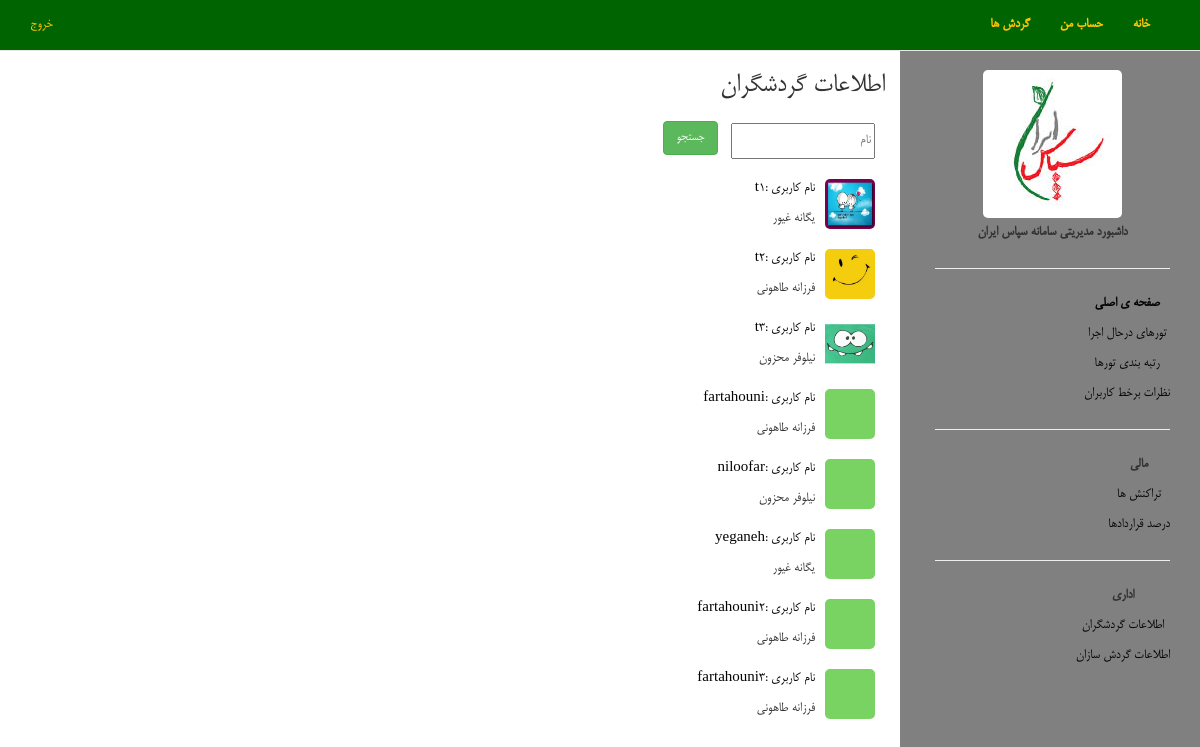
/manager/touristList/, run on an earlier commit of the app's database.
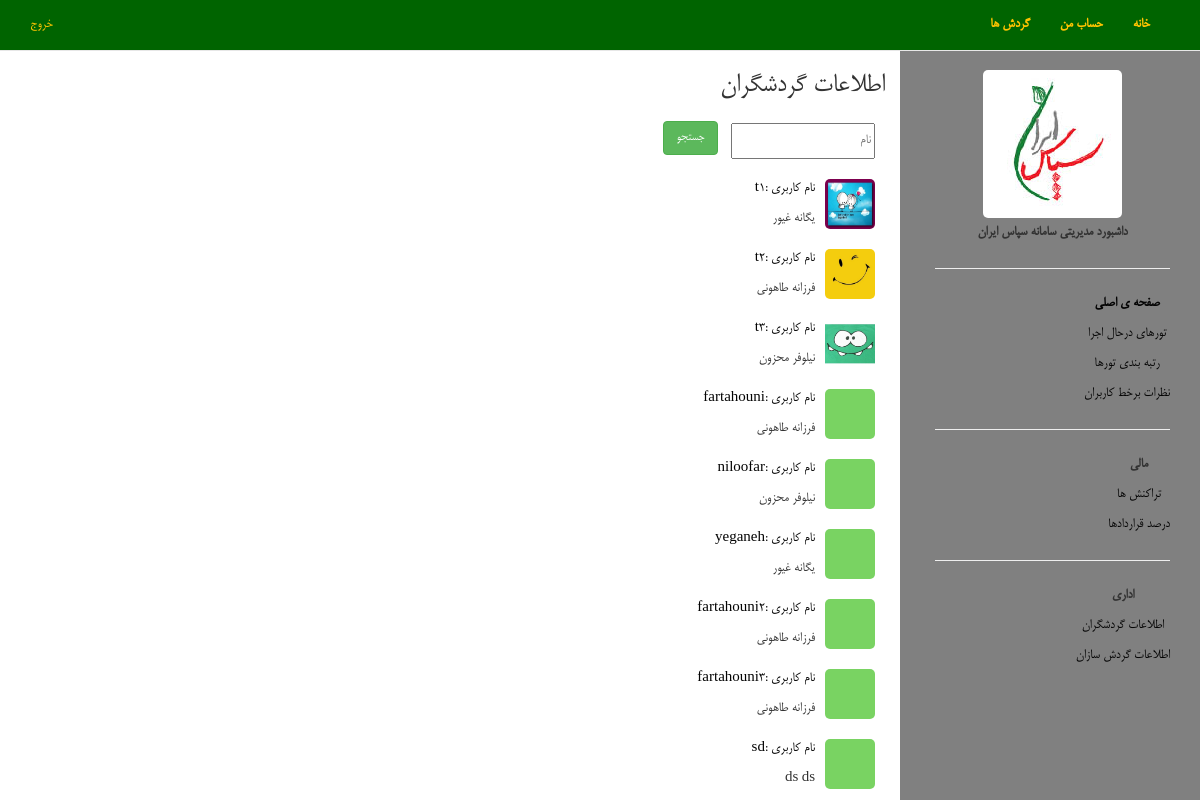
And on a later commit of the database.
### user/models.py (models this page shows, shortened)
class TouristProfile(models.Model):
    user = models.OneToOneField(UserM,related_name='tprofile')
    location = models.CharField(max_length=250, null=True,blank=True)
    birthday = models.DateField(null=True,blank=True)
    gender = models.CharField(max_length=10, choices=GENDER)
    account = models.IntegerField(default=0)
    has_payed = models.BooleanField(default=True)

class UserM(models.Model):
    user = models.OneToOneField(User, related_name='userm')
    register_time = models.DateTimeField(default=datetime.now)
    picture = models.FileField(upload_to="static/user/img/", default="static/user/img/default.jpg" , null=True, blank=True)
    kind = models.CharField(max_length=10, choices=USER_KIND) #? what is this? redundant

### manager_dashboard/views.py (the view)
# urls.py: url(r'touristList/$', 'manager_dashboard.views.showTouristList'),
def showTouristList(request):
    List = TouristProfile.objects.all()
    return render(request, "manager_gardeshgar_info.html", {"header":"گردشگران" ,"list": List})

### manager_dashboard/templates/manager_gardeshgar_info.html (shortened to what this page needs)
{% extends "manager_dashboard.html" %}
{% load staticfiles %}
{% block content_dashboard %}
    <div class="col-md-9">
        <h2>اطلاعات
            {{ header }}</h2>
        {% ifequal header "گردشگران" %}
            <form method="get" action="/manager/tourist/search/">
        {% endifequal %}
        <input type="text" style="margin: 10px" name="username" placeholder="نام">
        <input type="submit" value="جستجو" class="btn btn-success">
        </form>
        <table>
            {% for tourist in list %}
                <tr>
                    <td>
                <span>
                    <img class="tour_image_med" src="/{{ tourist.user.picture }}">
                </span>
                    </td>
                    <td>
                        {% ifequal header "گردشگران" %}
                            <a href="profile/tourist/{{ tourist.user.user.username }}">نام کاربری
                            :{{ tourist.user.user.username }} </a>
                        {% endifequal %}
                        <br>
                        {{ tourist.user.user.first_name }} {{ tourist.user.user.last_name }}
                    </td>
                </tr>
            {% endfor %}
        </table>
    </div>
{% endblock content_dashboard %}

### manager_dashboard/templates/manager_dashboard.html (shortened to what this page needs)
{% extends "manager_base.html" %}
{% load staticfiles %}

### manager_dashboard/templates/manager_base.html (shortened to what this page needs)
{% extends "base.html" %}
{% load staticfiles %}
{% block css %}
    <link rel="stylesheet" type="text/css" href="{% static 'manager_dashboard/css/main.css' %}">
{% endblock %}
{% block manager_content %}
    <div class="finish_nav , rtl ">
        {% block content_dashboard %}
        {% endblock content_dashboard %}
        <div class="col-md-3 right-sidebar">
            <div class="col-md-12">
                <strong>
                    <img class="logo" src="{% static 'manager_dashboard/image/sepas_logo.jpg' %}">
                    <br>
                    داشبورد مدیریتی سامانه سپاس ایران
                </strong>
            </div>
            <div class="col-md-12 ">
                <hr>
                <table>
                    <tr>
                        <td>
                            <strong><a href="/manager/Dashboard/">
                                صفحه ی اصلی
                            </a></strong>
                        </td>
                    </tr>
                    <tr>
                        <td>
                            <a href="/manager/tourLists">
                                تورهای درحال اجرا
                            </a></td>
                    </tr>
                    <tr>
                        <td><a href="/manager/tourRating">
                            رتبه بندی تورها
                        </a></td>
                    </tr>
                    <tr>
                        <td><a href="/manager/OnlineComments/">
                            نظرات برخط کاربران
                        </a></td>
                    </tr>
                </table>
            </div>
            <div class=" col-md-12">
                <hr>
                <table>
                    <tr>
                        <td>
                            <strong>
                                مالی
                            </strong></td>
                    </tr>
                    <tr>
                        <td><a href="/manager/paymentsList/">
                            تراکنش ها
                        </a></td>
                    </tr>
                    <tr>
                        <td><a href="/manager/contractPercent/">
                            درصد قراردادها
                        </a></td>
                    </tr>
                </table>
            </div>
            <div class="col-md-12 ">
                <hr>
                <table>
     <tr>
                        <td>
                            <strong>اداری</strong></td>
                    </tr>
                    <tr>
                        <td><a href="/manager/touristList/">
                            اطلاعات گردشگران
                        </a></td>
                    </tr>
                    <tr>
                        <td><a href="/manager/tourBuilderList/">
                            اطلاعات گردش سازان
                        </a></td>
                    </tr>
                </table>
            </div>
        </div>
    </div>
{% endblock manager_content %}

### templates/base.html (shortened to what this page needs)
{% load staticfiles %}
<!DOCTYPE html>
<html>
<head lang="en">
	<link rel="stylesheet" href="/static/bootstrap-3.3.2-dist/css/bootstrap.min.css">
    <link rel="stylesheet" type="text/css" href="//cdn.jsdelivr.net/bootstrap.daterangepicker/1/daterangepicker-bs3.css" />
	<link rel="stylesheet" type="text/css" href="{% static 'main.css' %}">
    {% block css %}{% endblock %}
</head>
<body>
	<nav class="navbar navbar-default navbar-fixed-top">
      <div class="container-fluid">
          <div class="collapse navbar-collapse">
            <ul class="nav navbar-nav">
                <li><a href="/logout/" style="color:rgb(255,196,0)">خروج</a></li>
            </ul>
            <ul class="nav navbar-nav navbar-right">
                <li><a href="/search/"style="color:rgb(255,196,0);font-weight:bold;"  onmouseover="this.style.color='#d2691e'"onmouseout="this.style.color='rgb(255,196,0)'"> گردش ها</a></li>
                {% if username != 'admin' %}
                <li><a href="/userpage/{{ username }}"style="color:rgb(255,196,0);font-weight:bold;"onmouseover="this.style.color='#d2691e'"onmouseout="this.style.color='rgb(255,196,0)'">حساب من</a></li>
                {% else %}
                <li><a href="/manager/Dashboard"style="color:rgb(255,196,0);font-weight:bold;"onmouseover="this.style.color='#d2691e'"onmouseout="this.style.color='rgb(255,196,0)'">حساب من</a></li>
                {% endif %}
                <li><a href="/home/{{ username }}"style="color:rgb(255,196,0);font-weight:bold;"onmouseover="this.style.color='#d2691e'"onmouseout="this.style.color='rgb(255,196,0)'">خانه</a></li>
              </ul>
          </div>
      </div>
    </nav>
{%  block manager_content %}{% endblock manager_content %}
</body>
</html>

### static/main.css (style rules this page uses)
.rtl { direction: rtl; }
body { margin-bottom: 140px; font: 15px/30px Helvetica, Tahoma, Sans-Serif; font-family: 'B Mitra' ; }
.navbar { background-color:#006400; color:#d2691e; }
nav .container-fluid ul { margin-right:20px; color:#d2691e; }
.finish_nav { margin-top: 50px; }

### static/manager_dashboard/css/main.css (style rules this page uses)
.right-sidebar { position: fixed; width: 25%; top: 50px; bottom: 0px; right: 0px; overflow: auto; padding-left: 20px; text-align: center; background-color: gray; }
.logo { margin-top: 20px; border-radius: 5px; }
a:link { color: #040404; }
.tour_image_med { width: 50px; height: 50px; border-radius: 10%; margin: 10px; }

What changed in the data, as far as the page shows it:
added TouristProfile: user.picture (placeholder picture), user.user.username "sd", user.user.first_name "ds", user.user.last_name "ds"
